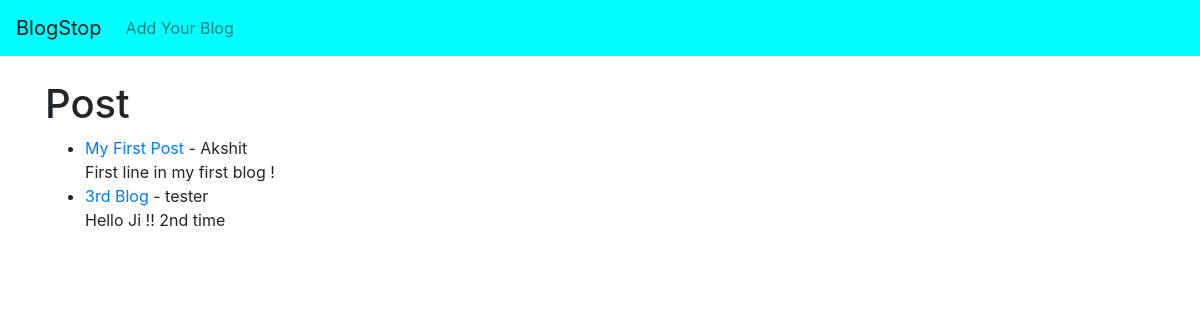
The app's page /, older data.
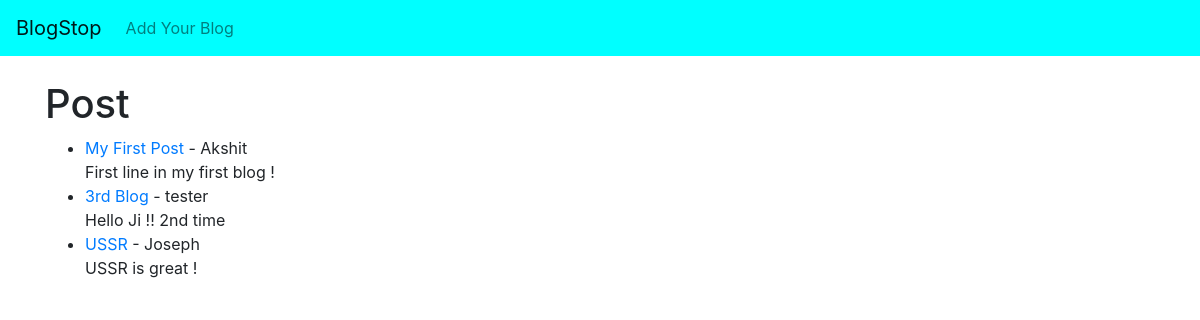
The same page, newer data.
### blog/models.py (models this page shows, shortened)
class Post(models.Model):
    title = models.CharField(max_length=250)
    author = models.ForeignKey(User, on_delete=models.CASCADE)
    body = models.TextField()

### blog/views.py (the view)
# urls.py: path('', HomeView.as_view(), name='home'),
class HomeView(ListView):
    model = Post
    template_name = 'home.html'

### blog/templates/home.html
{% extends 'base.html' %}
{% block content %}
<h1>Post</h1>
<ul>
{% for post in object_list %}
    <li><a href="{% url 'postdetails' post.pk %}">{{post.title}}</a> - {{post.author.first_name}}</br>
    {{post.body}}</li>
{% endfor %}
</ul>
{% endblock %}

Row changes from the older to the newer data that the page shows:
added Post: title "USSR", author.first_name "Joseph", body "USSR is great !"
